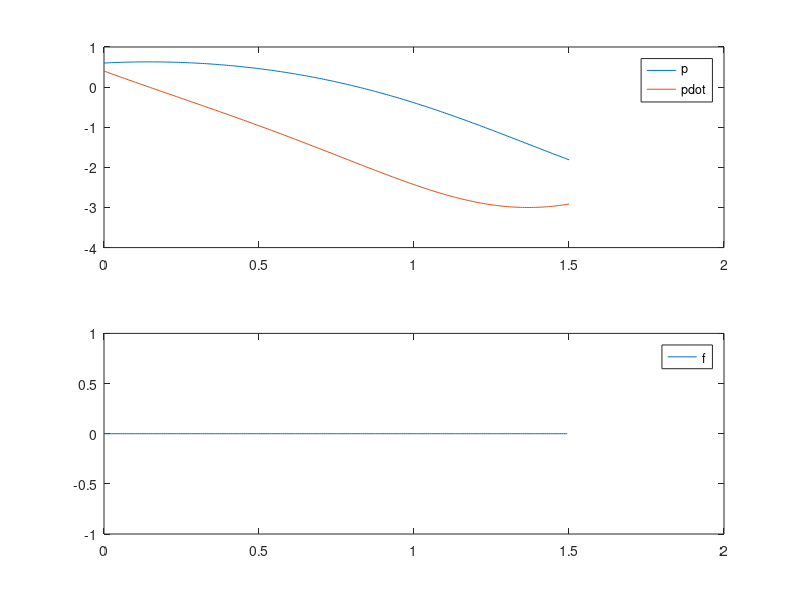

MATLAB code for this plot:
function startercode181615
[T,X,U,XFORDISPLAY] = RunSimulation;
PlotResults(T,X,U);
p = mat2str(XFORDISPLAY(1),4)
pdot = mat2str(XFORDISPLAY(2),4)
end

function [actuators,data] = initControlSystem(sensors,references,parameters,data)
%%%%%%%%%%%%%%%%%%
% MODIFY
%
%%%%%%%%%%%%%%%%%%
[actuators,data] = runControlSystem(sensors,references,parameters,data);
end

function [actuators,data] = runControlSystem(sensors,references,parameters,data)
%%%%%%%%%%%%%%%%%%
% MODIFY
actuators.f = 0;
%
%%%%%%%%%%%%%%%%%%
end

function [T,X,U,XFORDISPLAY] = RunSimulation
[t,x,tStep,nSteps,nStepsForDisplay] = InitSimulation;
T = t;
X = x;
U = [];
controller.init = @initControlSystem;
controller.run = @runControlSystem;
controller.sensors = GetSensors(t,x);
controller.references = struct;
controller.parameters = struct('tStep',tStep);
controller.data = struct;
[controller.actuators,controller.data] = ...
    controller.init(controller.sensors, ...
                    controller.references, ...
                    controller.parameters, ...
                    controller.data);
for iStep = 1:nSteps
    u = GetInput(controller.actuators);
    [t,x] = ode45(@(t,x) GetXDot(t,x,u),[t t+tStep],x);
    t = t(end);
    x = x(end,:)';
    controller.sensors = GetSensors(t,x);
    [controller.actuators,controller.data] = ...
    controller.run(controller.sensors, ...
                    controller.references, ...
                    controller.parameters, ...
                    controller.data);
    T = [T t];
    X = [X x];
    U = [U u];
    if iStep==nStepsForDisplay
        XFORDISPLAY = x;
    end
end
end

function [t,x,tStep,nSteps,nStepsForDisplay] = InitSimulation
t = 0;
x = [0.60; 0.40];
tStep = 0.006;
nStepsForDisplay = 25;
nSteps = 250;
end

function u = GetInput(actuators)
u = actuators.f;
end

function sensors = GetSensors(t,x)
sensors.t = t;
sensors.p = x(1);
end

function xdot = GetXDot(t,x,u)
xdot = [x(2); (1/36)*(-(6*x(2)+120*cos(x(1)))+u(1))];
end

function PlotResults(T,X,U)
clf;
subplot(2,1,1);
plot(T,X);
legend('p','pdot');
subplot(2,1,2);
plot(T(1:end-1),U);
legend('f');
end
